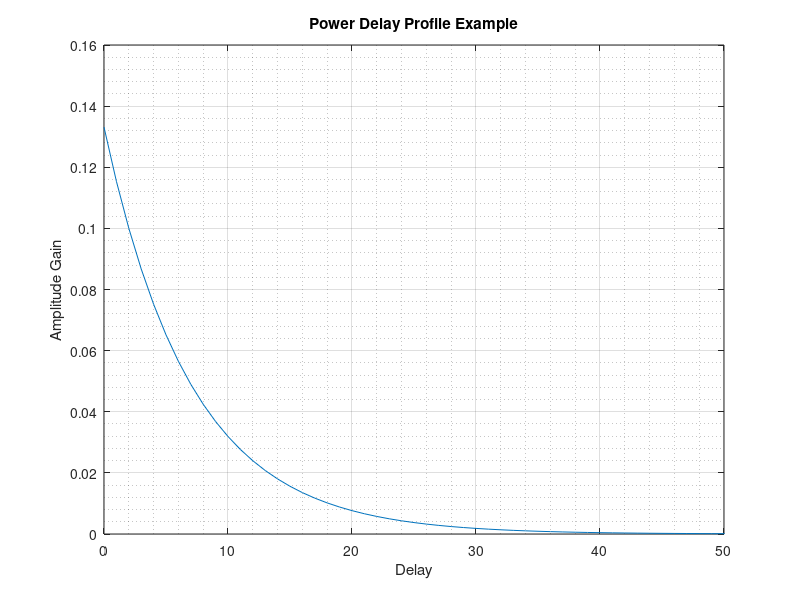
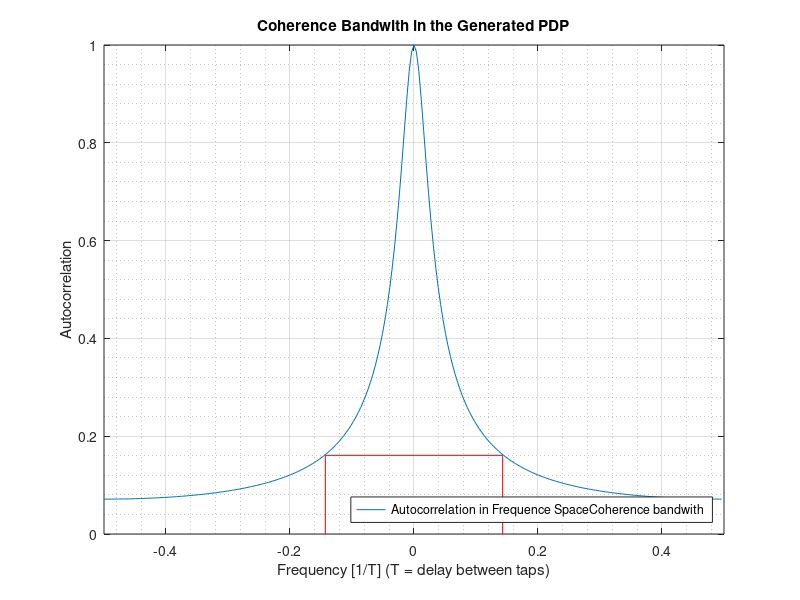
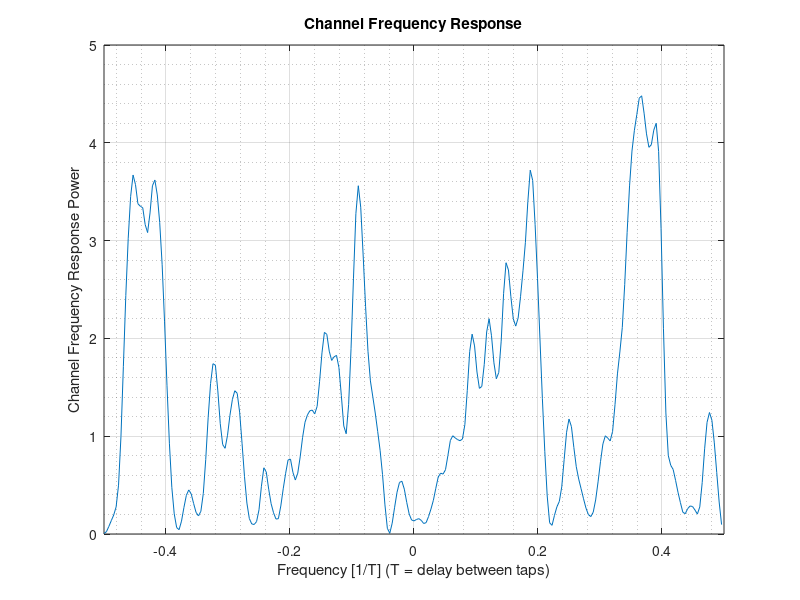

Here is the MATLAB script that generated these plots, in order:
% In this Matlab example, we want to study delay spread, coherence
% bandwidth, and frequency domain autocorrelation.
function DelaySpreadBCCalculation_Task2
%% Settings

clear; close all; clc;
DelayProfParam = 7; %should be greater than 2. Higher value = slower decay


%% Power Delay Profile (PDP)

% Generating and plotting a PDP that decays exponentially
Ntap  = 256; 
Delay = 0:Ntap-1;
PDP   = exp(-Delay/DelayProfParam);
PDP   = PDP/sum(PDP); % normalization
figure(1); clf;
plot(Delay, PDP);
xlim([0,50]);
title('Power Delay Profile Example');
xlabel('Delay')
ylabel('Amplitude Gain')
grid on, grid minor


%% Calculating the RMS delay Spread and the Coherence Bandwith

% Average delay spread
AvgDS = sum(Delay.*PDP);

%RMS Delay spread (FILL THIS)
rmsDS = sqrt(sum(((Delay-AvgDS).^2) .* PDP));


%Coherence bandwidth (FILL THIS)
BC = 1/rmsDS;


% Plotting the autocorrelation in frequency (Fourier transform of PDP)
figure(2); clf; 
FreqResp = fftshift(fft(PDP));
freq = (Delay/Ntap-0.5);
plot(freq, abs(FreqResp))
xlim([-0.5,0.5])
grid on, grid minor
hold on

% Plotting the Coherence Bandwith
[~, BC_loc] = min(abs(freq-BC));
line([BC, BC],[0,abs(FreqResp(BC_loc))], 'Color','red')
line([-BC, -BC],[0,abs(FreqResp(BC_loc))], 'Color','red')
line([-BC, BC],[abs(FreqResp(BC_loc)), abs(FreqResp(BC_loc))], 'Color','red')
legend(["Autocorrelation in Frequence Space", "Coherence bandwith"], 'location', 'SouthEast')
title('Coherence Bandwith in the Generated PDP')
xlabel('Frequency [1/T] (T = delay between taps)')
ylabel('Autocorrelation')


%% Generating a Channel Based on the PDP

% Generating normally distributed complex path gains (mean power = 1)
h = sqrt(0.5)*(randn(1,Ntap)+1j*randn(1,Ntap));

% Change h so that the power of each tap corresponds to the generated PDP
h = h .* sqrt(PDP); % (FILL THIS)


% Plotting the channel in frequency space
figure(3); clf;
Fh = fftshift(fft(h));
freq = (Delay/Ntap-0.5);
plot(freq, abs(Fh).^2)
xlim([-0.5,0.5])
xlabel('Frequency [1/T] (T = delay between taps)')
ylabel('Channel Frequency Response Power')
title('Channel Frequency Response')
grid on, grid minor


end